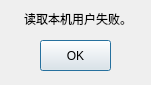
<?xml version="1.0" encoding="UTF-8"?>
<ui version="4.0">
 <class>Dialogdf</class>
 <widget class="QDialog" name="Dialogdf">
  <property name="geometry">
   <rect>
    <x>0</x>
    <y>0</y>
    <width>151</width>
    <height>85</height>
   </rect>
  </property>
  <property name="windowTitle">
   <string/>
  </property>
  <property name="windowIcon">
   <iconset resource="teeworlds_ico.qrc">
    <normaloff>:/new/teeworlds/tw_ico</normaloff>:/new/teeworlds/tw_ico</iconset>
  </property>
  <widget class="QLabel" name="label">
   <property name="geometry">
    <rect>
     <x>24</x>
     <y>3</y>
     <width>101</width>
     <height>31</height>
    </rect>
   </property>
   <property name="text">
    <string>读取本机用户失败。</string>
   </property>
  </widget>
  <widget class="QPushButton" name="okbutton">
   <property name="geometry">
    <rect>
     <x>40</x>
     <y>40</y>
     <width>71</width>
     <height>31</height>
    </rect>
   </property>
   <property name="text">
    <string>OK</string>
   </property>
  </widget>
 </widget>
 <resources>
  <include location="teeworlds_ico.qrc"/>
 </resources>
 <connections/>
</ui>
